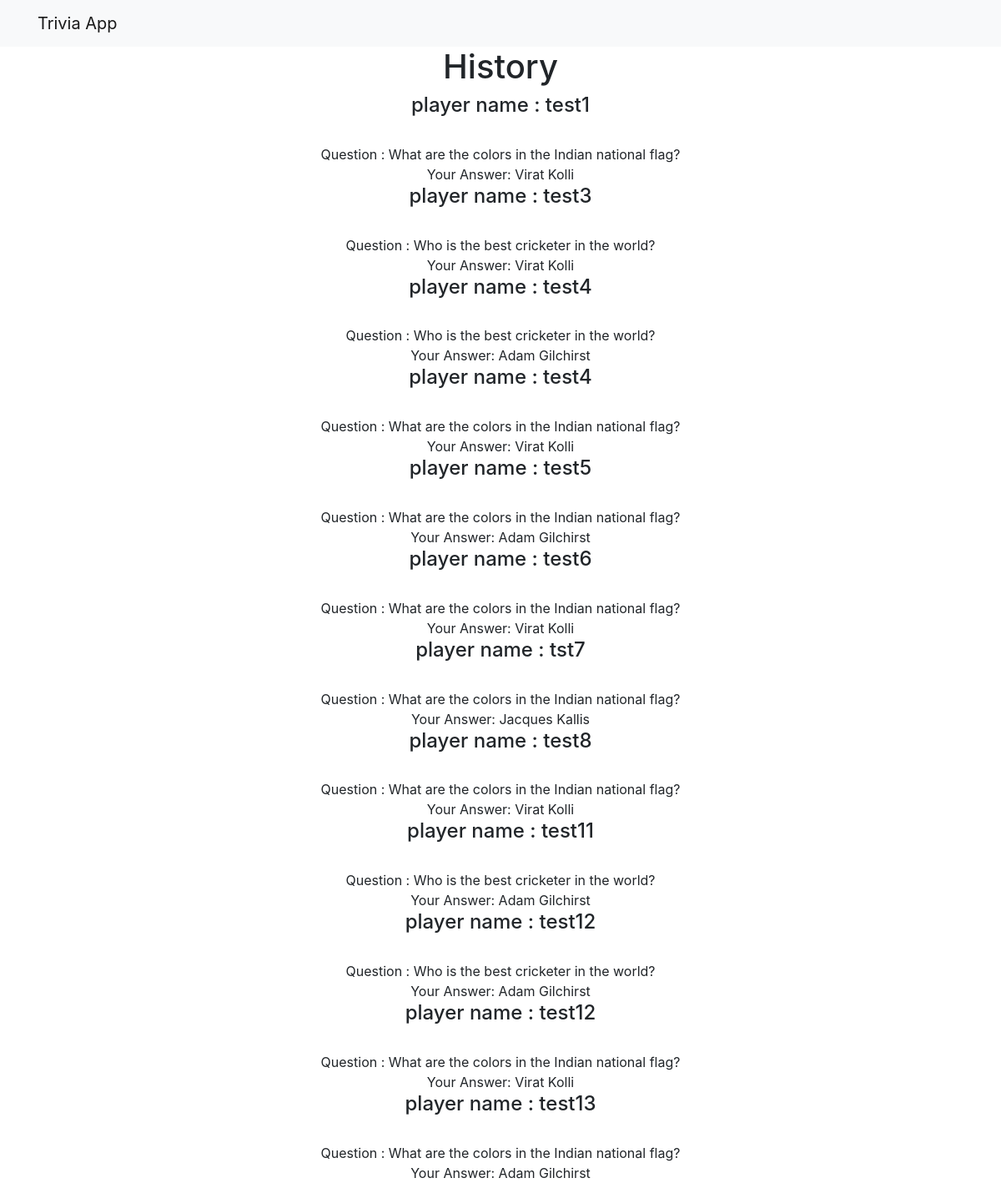
Before: /history with the older database file.
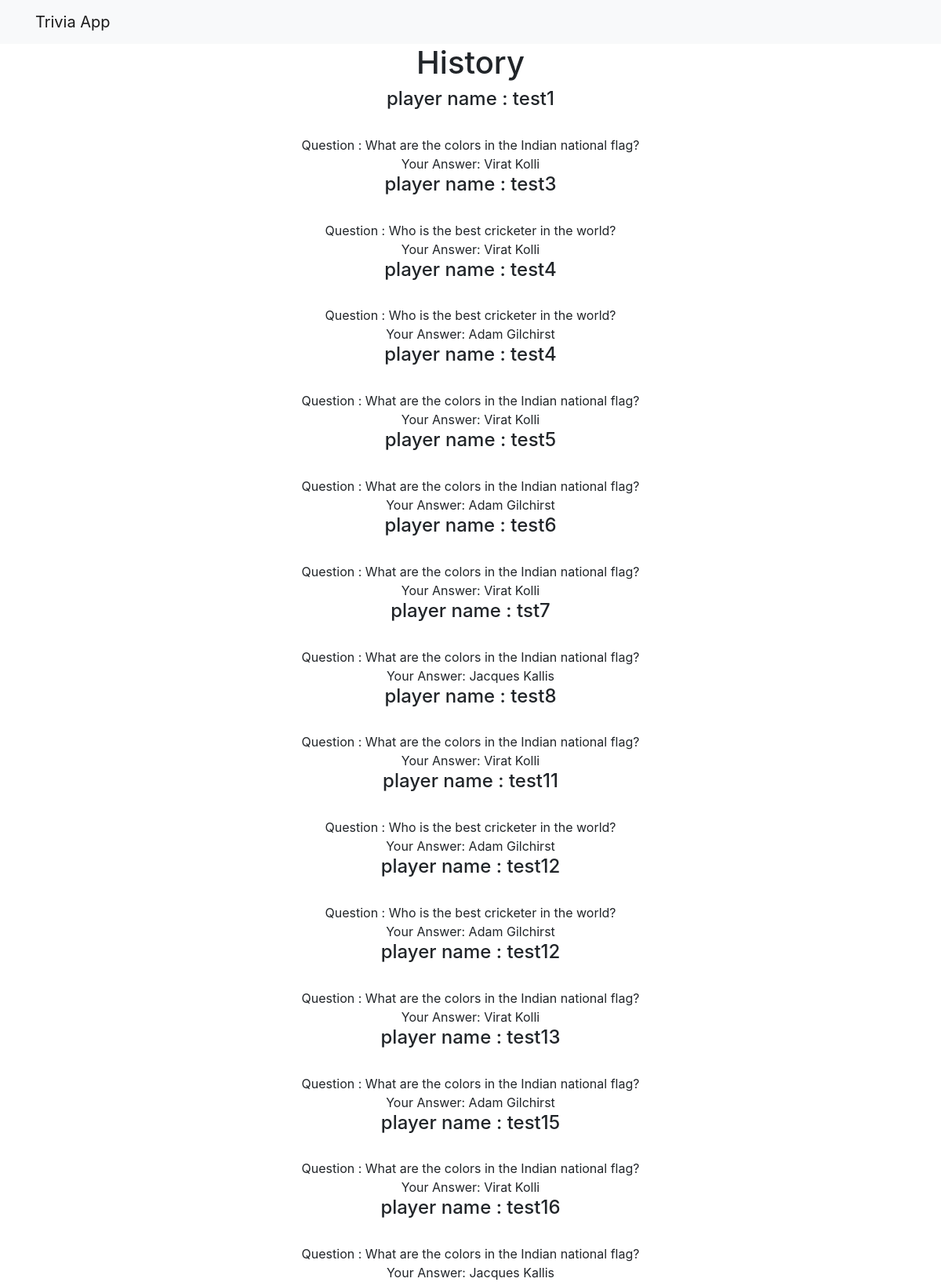
After: the same page with the newer database file.
### triviaapp/models.py (models this page shows, shortened)
class Answersheet(models.Model):
     player=models.ForeignKey(Player, on_delete=models.CASCADE,related_name='player_name')
     question = models.ForeignKey(Trivia, on_delete=models.CASCADE,related_name='player_question')
     playeranswer=models.ManyToManyField('Option',related_name='player_answer', blank=True)
     date_completed = models.DateTimeField(auto_now=True)
     def get_player_answer(self):
         return ", ".join([answer.label for answer in self.playeranswer.all()])

class Player(models.Model):
     name = models.CharField(max_length=250,null=True,blank=True, unique=True)

class Trivia(models.Model):
    STATUS_CHOICES = (
        (1, "Single"),
        (2, "Multiple")
    )
    question = models.CharField(max_length = 250)
    type = models.IntegerField(choices=STATUS_CHOICES, default=1)
    options= models.ManyToManyField('Option',related_name='trivia_options')
    correctanswer = models.ManyToManyField('Option',related_name='trivia_answer', blank=True)

class Option(models.Model):
    label = models.CharField(max_length=150)

### triviaapp/views.py (the view)
# urls.py: path('history',views.history,name='history'),
def history(request):
    answers = Answersheet.objects.all()
    return render(request,'triviaapp/history.html', {"answers": answers})

### triviaapp/templates/triviaapp/history.html
{% extends 'triviaapp/base.html' %}
{% block content %}
<h1>History</h1>
{% for answer in answers %}
<h4> player name : {{answer.player.name}}</h4>
<br>
  Question : {{answer.question.question}}
  <br>
  Your Answer: {{answer.get_player_answer}}
<br>
{% endfor %}
{% endblock %}

Changed rows visible on the page:
added Answersheet: player.name "test15", question.question "What are the colors in the Indian national flag?", get_player_answer "Virat Kolli"
added Answersheet: player.name "test16", question.question "What are the colors in the Indian national flag?", get_player_answer "Jacques Kallis"
